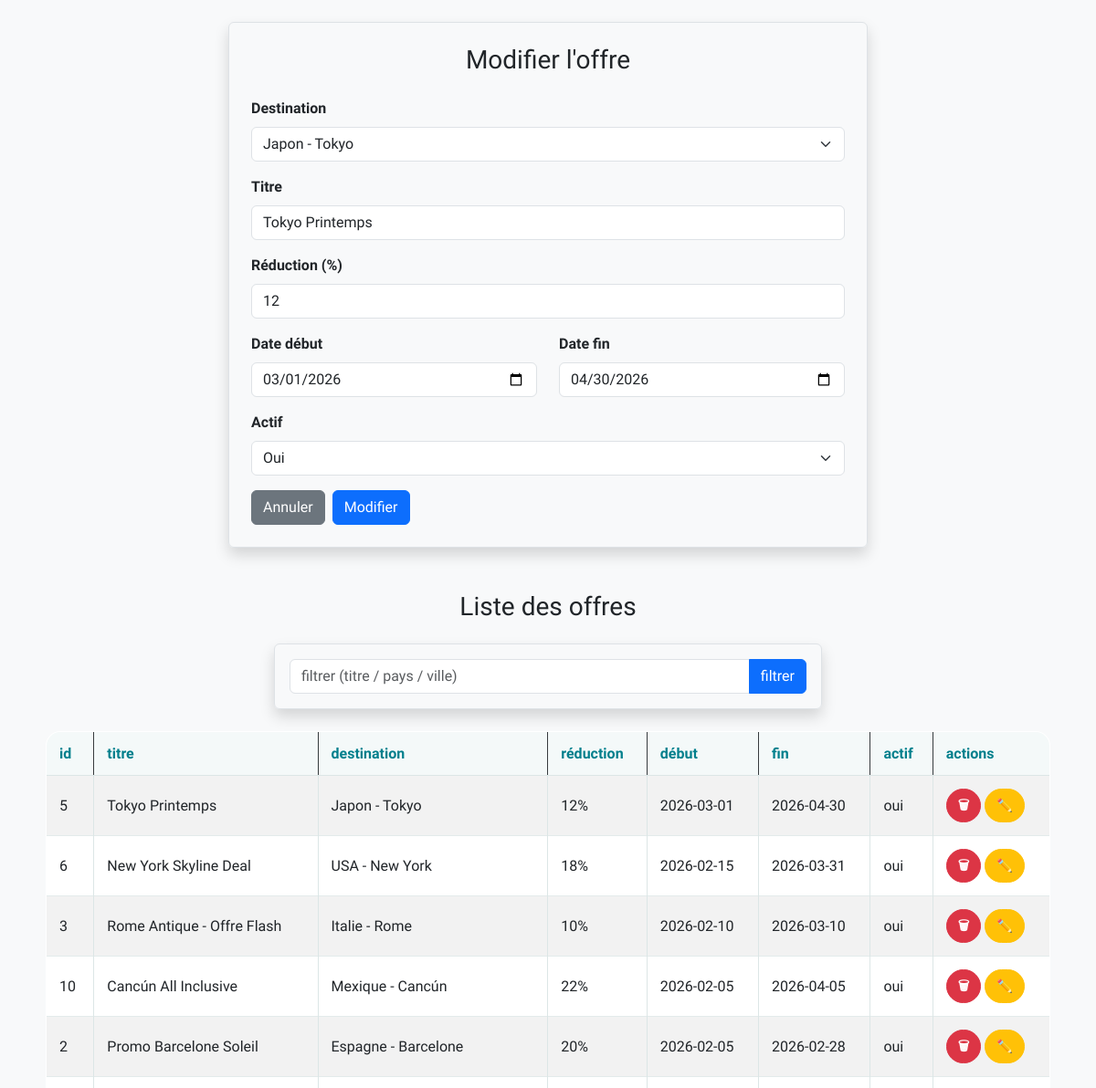
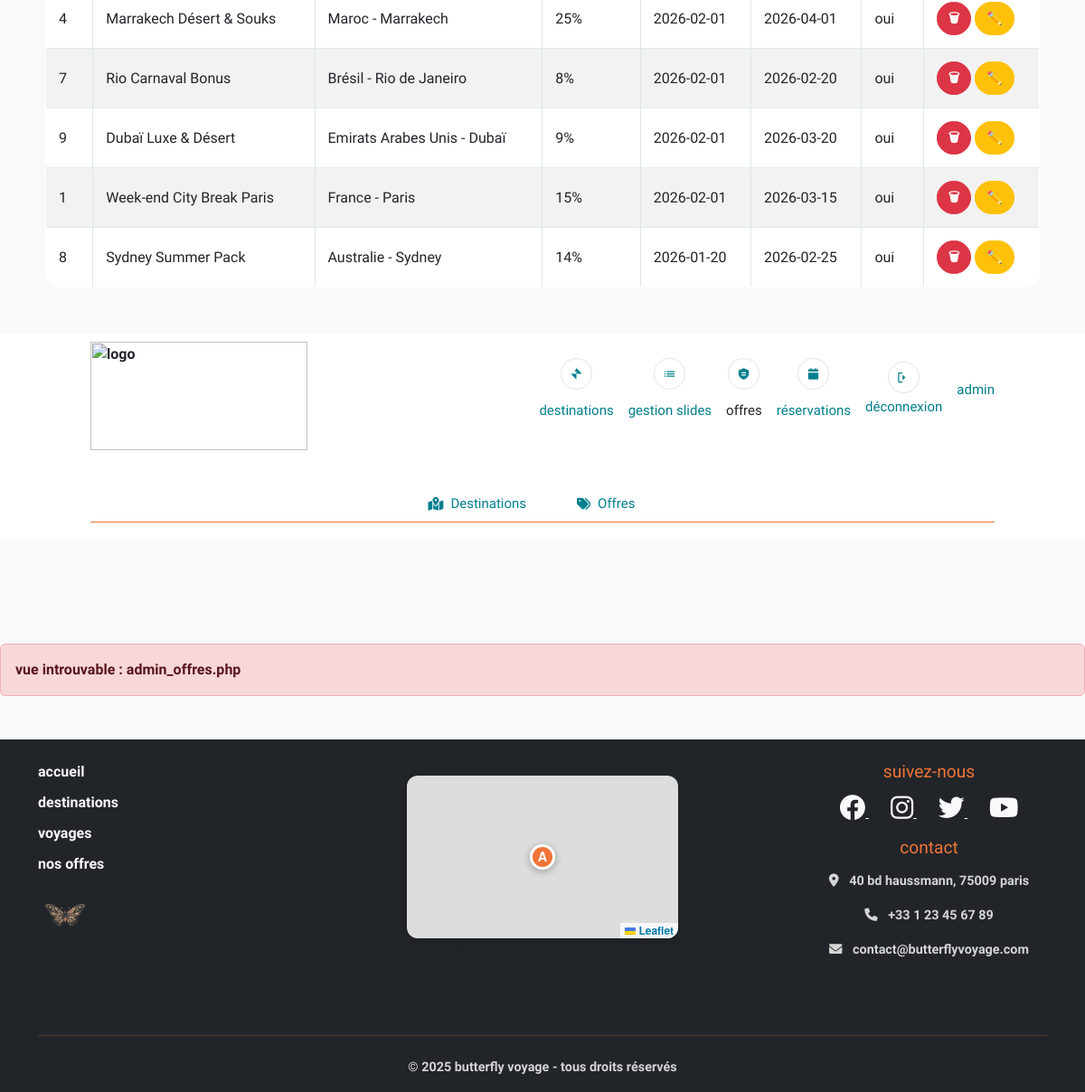
Page /index.php?page=admin_offres&action=edit&id_offre=5 (signed in) on the committed database (2 pictures, top to bottom).
### tables this page shows
CREATE TABLE IF NOT EXISTS offres (
  id_offre INT NOT NULL AUTO_INCREMENT,
  id_destination INT NOT NULL,
  titre VARCHAR(150) NOT NULL,
  pourcentage_reduction INT NOT NULL,
  date_debut DATE NOT NULL,
  date_fin DATE NOT NULL,
  actif TINYINT(1) NOT NULL DEFAULT 1,
  PRIMARY KEY (id_offre),
  KEY fk_offre_destination (id_destination)
);

CREATE TABLE IF NOT EXISTS destinations (
  id_destination INT NOT NULL AUTO_INCREMENT,
  pays VARCHAR(100) NOT NULL,
  ville VARCHAR(100) NOT NULL,
  id_continent INT DEFAULT NULL,
  description TEXT,
  prix_base DECIMAL(10,2) NOT NULL,
  image_url VARCHAR(255) DEFAULT NULL,
  actif TINYINT(1) NOT NULL DEFAULT 1,
  PRIMARY KEY (id_destination),
  KEY fk_destination_continent (id_continent)
);

### controleur/gestion_admin_offres.php (called while the page is built, shortened)
<?php
$unControleur->verifAdmin();
$offre = null;
if (isset($_GET["action"], $_GET["id_offre"])) {
    $action = $_GET["action"];
    $id_offre = (int) $_GET["id_offre"];
    if ($action === "edit") {
        $offre = $unControleur->selectWhere_offre($id_offre);
    }
}
$destinations = $unControleur->selectAll_destinations();
if (isset($_POST["Filtrer"])) {
    $filtre = $_POST["filtre"] ?? "";
    $lesOffres = $unControleur->selectLike_offre($filtre);
} else {
    $lesOffres = $unControleur->selectAll_offres();
}
require_once "vue/vue_insert_offre.php";
require_once "vue/vue_select_offres.php";

### modele/modele_class.php (called while the page is built, shortened)
<?php
class Modele
{
    private PDO $pdo;
    public function __construct()
    {
        $dsn = "mysql:host=localhost;dbname=agence_bfly;charset=utf8mb4";
        $user = "root";
        $password = "";
        try {
            $this->pdo = new PDO($dsn, $user, $password, [
                PDO::ATTR_ERRMODE => PDO::ERRMODE_EXCEPTION,
            ]);
        } catch (PDOException $e) {
            echo "erreur de connexion à " . $dsn . "<br>";
            echo $e->getMessage();
            exit();
        }
    }
    private function fetchOne(string $sql, array $params = []): array|false
    {
        $stmt = $this->pdo->prepare($sql);
        $stmt->execute($params);
        return $stmt->fetch(PDO::FETCH_ASSOC);
    }
    private function fetchAll(string $sql, array $params = []): array
    {
        $stmt = $this->pdo->prepare($sql);
        $stmt->execute($params);
        return $stmt->fetchAll(PDO::FETCH_ASSOC);
    }
    public function selectAll_destinations(): array
    {
        $sql = "select d.*, c.nom as continent
                from destinations d
                left join continents c on c.id_continent = d.id_continent
                where d.actif = 1
                order by d.pays, d.ville";
        return $this->fetchAll($sql);
    }
    public function selectAll_offres(): array
    {
        $sql = "select o.*, d.pays, d.ville, cont.nom as continent
                from offres o
                join destinations d on d.id_destination = o.id_destination
                left join continents cont on cont.id_continent = d.id_continent
                order by o.date_debut desc";
        return $this->fetchAll($sql);
    }
    public function selectWhere_offre(int $id_offre): array|false
    {
        $sql = "select *
                from offres
                where id_offre = :id_offre";
        return $this->fetchOne($sql, [":id_offre" => $id_offre]);
    }
}

### controleur/controleur_class.php (called while the page is built, shortened)
<?php
require_once "modele/modele_class.php";
class Controleur
{
    private Modele $modele;
    public function __construct()
    {
        $this->modele = new Modele();
    }
    public function selectAll_destinations()
    {
        return $this->modele->selectAll_destinations();
    }
    public function selectAll_offres()
    {
        return $this->modele->selectAll_offres();
    }
    public function selectWhere_offre(int $id_offre)
    {
        return $this->modele->selectWhere_offre($id_offre);
    }
}

### vue/vue_select_offres.php (the view, shortened to what this page needs)
<h3 class="text-center mt-5 mb-4">Liste des offres</h3>
<form method="post" class="container mt-3 p-3 border rounded shadow" style="max-width:600px;">
    <div class="input-group">
        <input
            type="text"
            name="filtre"
            class="form-control"
            placeholder="filtrer (titre / pays / ville)"
            value="<?= htmlspecialchars($_POST["filtre"] ?? "") ?>"
        >
        <button type="submit" name="Filtrer" class="btn btn-primary">filtrer</button>
    </div>
</form>
<div class="container mt-4">
    <table class="table table-striped table-bordered">
        <thead class="table-dark">
            <tr>
                <th>id</th>
                <th>titre</th>
                <th>destination</th>
                <th>réduction</th>
                <th>début</th>
                <th>fin</th>
                <th>actif</th>
                <th>actions</th>
            </tr>
        </thead>
        <tbody>
            <?php if (!empty($lesOffres)): ?>
                <?php foreach ($lesOffres as $o): ?>
                    <?php
                    $idOffre = (int) ($o["id_offre"] ?? 0);
                    $titre = $o["titre"] ?? "";
                    $pays = $o["pays"] ?? "";
                    $ville = $o["ville"] ?? "";
                    $destinationTexte = trim($pays . " - " . $ville, " -");
                    $reduc = (int) ($o["pourcentage_reduction"] ?? 0);
                    $dateDebut = $o["date_debut"] ?? "";
                    $dateFin = $o["date_fin"] ?? "";
                    $actif = ((int) ($o["actif"] ?? 0) === 1);
                    ?>
                    <tr>
                        <td><?= $idOffre ?></td>
                        <td><?= htmlspecialchars($titre) ?></td>
                        <td><?= htmlspecialchars($destinationTexte) ?></td>
                        <td><?= $reduc ?>%</td>
                        <td><?= htmlspecialchars($dateDebut) ?></td>
                        <td><?= htmlspecialchars($dateFin) ?></td>
                        <td><?= $actif ? "oui" : "non" ?></td>
                        <td>
                            <a
                                class="btn btn-danger btn-sm"
                                href="index.php?page=admin_offres&action=sup&id_offre=<?= $idOffre ?>"
                                onclick="return confirm('voulez-vous vraiment supprimer cette offre ?');"
                                title="supprimer"
                            >
                                🗑
                            </a>
                            <a
                                class="btn btn-warning btn-sm"
                                href="index.php?page=admin_offres&action=edit&id_offre=<?= $idOffre ?>"
                                title="modifier"
                            >
                                ✏️
                            </a>
                        </td>
                    </tr>
                <?php endforeach; ?>
            <?php endif; ?>
        </tbody>
    </table>
</div>

### vue/vue_insert_offre.php (shortened to what this page needs)
<div class="container mt-4">
    <form method="post" class="p-4 border rounded shadow" style="max-width:700px; margin:auto;">
        <?php
        $isEdit = ($offre !== null);
        $idOffreDestination = (int) ($offre["id_destination"] ?? 0);
        $titre = $offre["titre"] ?? "";
        $reduc = (int) ($offre["pourcentage_reduction"] ?? 0);
        $dateDebut = $offre["date_debut"] ?? "";
        $dateFin = $offre["date_fin"] ?? "";
        $actif = (int) ($offre["actif"] ?? 1);
        ?>
        <h3 class="text-center mb-4">
            <?= $isEdit ? "Modifier l'offre" : "Ajouter une offre" ?>
        </h3>
        <div class="mb-3">
            <label class="form-label">Destination</label>
            <select name="id_destination" class="form-select" required>
                <?php foreach ($destinations as $d): ?>
                    <?php
                    $idDest = (int) ($d["id_destination"] ?? 0);
                    $labelDest = trim(($d["pays"] ?? "") . " - " . ($d["ville"] ?? ""));
                    $selected = ($isEdit && $idOffreDestination === $idDest) ? "selected" : "";
                    ?>
                    <option value="<?= $idDest ?>" <?= $selected ?>>
                        <?= htmlspecialchars($labelDest) ?>
                    </option>
                <?php endforeach; ?>
            </select>
        </div>
        <div class="mb-3">
            <label class="form-label">Titre</label>
            <input
                type="text"
                name="titre"
                class="form-control"
                value="<?= htmlspecialchars($titre) ?>"
                required
            >
        </div>
        <div class="mb-3">
            <label class="form-label">Réduction (%)</label>
            <input
                type="number"
                name="pourcentage_reduction"
                class="form-control"
                min="0"
                max="100"
                value="<?= $reduc ?>"
                required
            >
        </div>
        <div class="row">
            <div class="col-md-6 mb-3">
                <label class="form-label">Date début</label>
                <input
                    type="date"
                    name="date_debut"
                    class="form-control"
                    value="<?= htmlspecialchars($dateDebut) ?>"
                    required
                >
            </div>
            <div class="col-md-6 mb-3">
                <label class="form-label">Date fin</label>
                <input
                    type="date"
                    name="date_fin"
                    class="form-control"
                    value="<?= htmlspecialchars($dateFin) ?>"
                    required
                >
            </div>
        </div>
        <div class="mb-3">
            <label class="form-label">Actif</label>
            <select name="actif" class="form-select">
                <option value="1" <?= $actif === 1 ? "selected" : "" ?>>Oui</option>
            </select>
        </div>
        <div class="d-flex gap-2">
            <button type="reset" class="btn btn-secondary">Annuler</button>
            <button
                type="submit"
                name="<?= $isEdit ? "Modifier" : "Valider" ?>"
                class="btn btn-primary"
            >
                <?= $isEdit ? "Modifier" : "Valider" ?>
            </button>
        </div>
    </form>
</div>

### style/style.css (style rules this page uses)
:root { --primary-color: #F27438; --secondary-color: #007F8C; --text-color: #2C3E50; --muted-color: #7FA7A9; --bg-light: #F4F9F9; --border-color: #DCE6E6; --border-radius: 14px; --btn-radius: 50rem; --shadow: 0 8px 20px rgba(0, 127, 140, 0.15); }
body { font-family: "Poiret One", sans-serif; font-weight: bold; background-color: white; margin: 0; padding: 0; }

### style/admin.css (style rules this page uses)
table.table.table-bordered { max-width: 1100px; margin: 0 auto 50px; background: #fff; border-radius: 16px; overflow: hidden; border: 1px solid var(--border-color); }
table.table.table-bordered thead th { background: var(--bg-light); color: var(--secondary-color); font-weight: 700; border-bottom: 1px solid var(--border-color); padding: 14px; }
table.table.table-bordered td { padding: 14px; vertical-align: middle; border-bottom: 1px solid rgba(220, 230, 230, 0.8); }
table.table.table-bordered .btn.btn-warning.btn-sm, table.table.table-bordered .btn.btn-danger.btn-sm { border-radius: 50rem; padding: 7px 12px; font-weight: 600; }

### rows in the picture
offres: titre "Tokyo Printemps", pourcentage_reduction "12", date_debut "03/01/2026", date_fin "04/30/2026", actif "Oui", id_offre "5", id_destination.ville "Japon - Tokyo", date_debut "2026-03-01", date_fin "2026-04-30", shows "oui"
offres: id_offre "6", titre "New York Skyline Deal", id_destination.ville "USA - New York", pourcentage_reduction "18", date_debut "2026-02-15", date_fin "2026-03-31", actif "oui"
offres: id_offre "3", titre "Rome Antique - Offre Flash", id_destination.ville "Italie - Rome", pourcentage_reduction "10", date_debut "2026-02-10", date_fin "2026-03-10", actif "oui"
offres: id_offre "10", titre "Cancún All Inclusive", id_destination.ville "Mexique - Cancún", pourcentage_reduction "22", date_debut "2026-02-05", date_fin "2026-04-05", actif "oui"
offres: id_offre "2", titre "Promo Barcelone Soleil", id_destination.ville "Espagne - Barcelone", pourcentage_reduction "20", date_debut "2026-02-05", date_fin "2026-02-28", actif "oui"
offres: id_offre "4", titre "Marrakech Désert & Souks", id_destination.ville "Maroc - Marrakech", pourcentage_reduction "25", date_debut "2026-02-01", date_fin "2026-04-01", actif "oui"
offres: id_offre "7", titre "Rio Carnaval Bonus", id_destination.ville "Brésil - Rio de Janeiro", pourcentage_reduction "8", date_debut "2026-02-01", date_fin "2026-02-20", actif "oui"
offres: id_offre "9", titre "Dubaï Luxe & Désert", id_destination.ville "Emirats Arabes Unis - Dubaï", pourcentage_reduction "9", date_debut "2026-02-01", date_fin "2026-03-20", actif "oui"
offres: id_offre "1", titre "Week-end City Break Paris", id_destination.ville "France - Paris", pourcentage_reduction "15", date_debut "2026-02-01", date_fin "2026-03-15", actif "oui"
offres: id_offre "8", titre "Sydney Summer Pack", id_destination.ville "Australie - Sydney", pourcentage_reduction "14", date_debut "2026-01-20", date_fin "2026-02-25", actif "oui"

### other values in the picture
$prenomAffiche "admin"
$vue "admin_offres.php"
form field id_destination "Japon - Tokyo"
